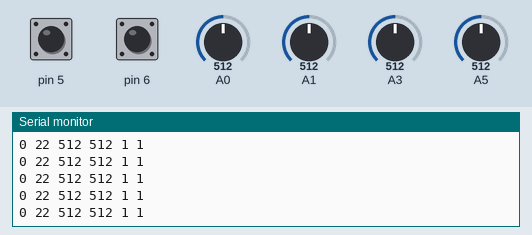
Recording of a sketch running on a simulated Arduino Uno, built with avr-gcc and run on an emulated ATmega328P. Shown: the last lines printed to the serial monitor. Inputs (shaded band) come from the test bench; at power-on: A0 = 512, pin 5 HIGH, pin 6 HIGH, A1 = 512, A3 = 512, A5 = 512. No radio packets arrive unless stated.

Above: at 4.2 s.
4.3 s: A0 set to 108
At 4.34 s:
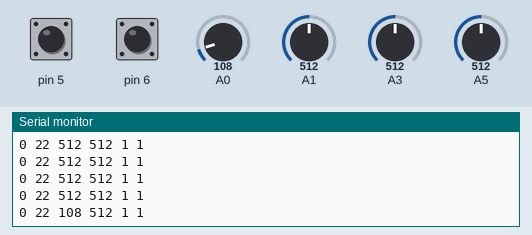
7.3 s: A0 set to 93
At 7.35 s:
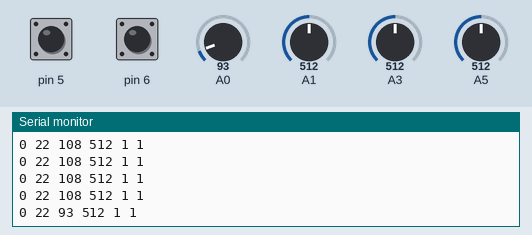
Timing chart, 0 to 10.3 s (numbered marks = the images above; inputs shaded):
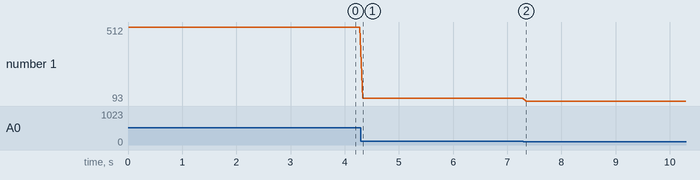

The sketch:

TX.ino
```cpp
#include <SPI.h>
#include <nRF24L01.h>
#include <RF24.h>

RF24 radio(9,10);
const byte diachi[6] = "12345";

void log(int s) {
  Serial.print(s);
  Serial.print(" ");
}
void setup()
{
  Serial.begin(9600);

  pinMode(5, INPUT_PULLUP);
  pinMode(6, INPUT_PULLUP);

  if (!radio.begin())
  {
    Serial.println("Error...!!");
    while (1) {}
  }
  radio.openWritingPipe(diachi);
  radio.setPALevel(RF24_PA_MIN);
  radio.setChannel(80);
  radio.setDataRate(RF24_250KBPS);
  radio.stopListening();
  if (!radio.available())
  {
    Serial.println("Wait...!!");
  }
}

int data[6] = {0,0,0,0,0,0};
int low = 321, mid = 501, high = 680;
int low2 = 420, mid2 = 503, high2 = 603;

void loop()
{
  //////////
  int joy1 = analogRead(A3);
  int joy2 = analogRead(A5);
  data[0] = (joy2-mid)/(1.0*(high-mid))*255;
  data[0] = ((data[0]<50&&data[0]>-50)?0:data[0]);
  data[1] = (joy1-mid2)/(1.0*((joy1<mid2?mid2-low2:high2-mid2)))*255;
  //////////
  int sw1 = digitalRead(5);
  int sw2 = digitalRead(6);
  data[4] = sw1;
  data[5] = sw2;
  //////////
  int vol1 = analogRead(A0);
  int vol2 = analogRead(A1);
  data[2] = vol1;
  data[3] = vol2;
  //////////
  for (int i = 0; i<6; i++) {
    log(data[i]);
  }
  Serial.println("");
  radio.write(&data, sizeof(data));

  delay(60);
}
```

Measured:
- after the input at 4.3 s, the serial monitor: prints a new line at once (image 1)
- after the input at 7.3 s, the serial monitor: prints a new line after 0.05 s (image 2)
- plotted number 1: 512 → 108 after the input at 4.3 s, 108 → 93 after the input at 7.3 s
